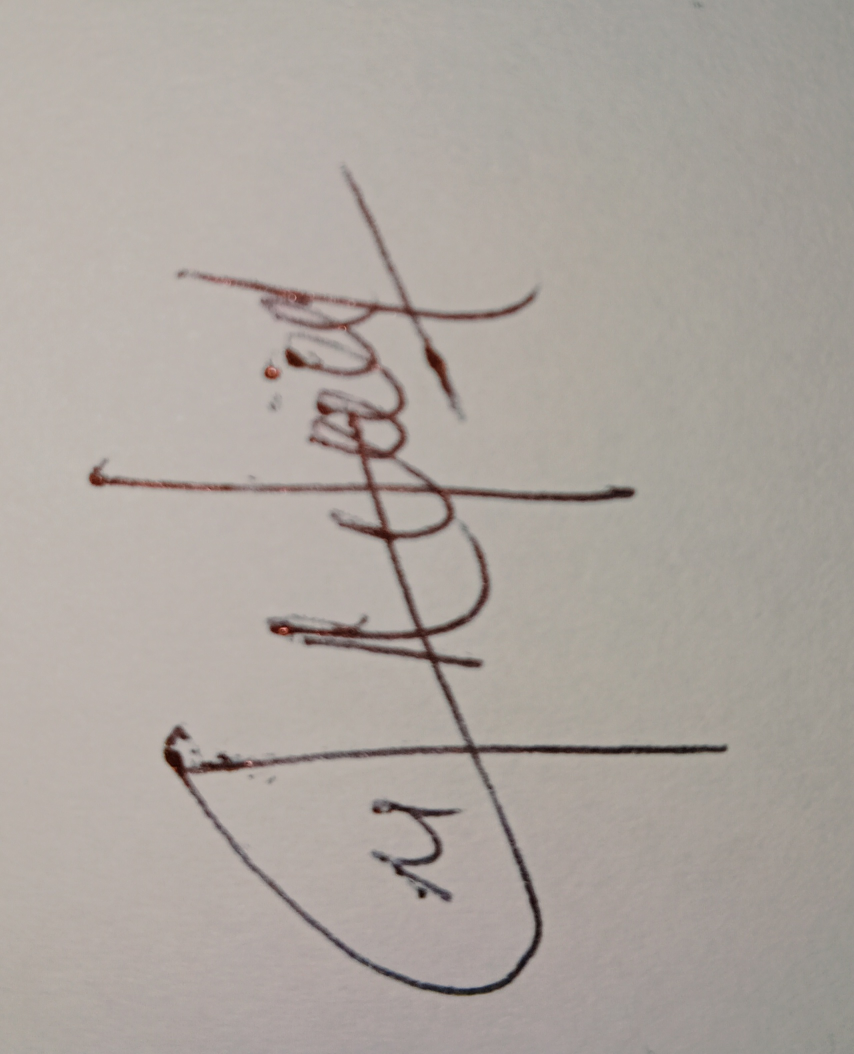
#> input picture Projek/TandaTangan/DATA TTD/TTD NAtsya labaso/IMG_20241216_015451.jpg, 1708 x 2108 px, found by its file name (shown at 1/2 size)
$ python signature_recognition.py
#> lines starting #> are read from the running program, lines starting #| are printed output that depends on the picture
import os
import numpy as np
import cv2
from sklearn.svm import SVC
from sklearn.preprocessing import LabelEncoder
from sklearn.model_selection import train_test_split
from sklearn.metrics import accuracy_score, classification_report
import matplotlib.pyplot as plt
import json

# Modul 1: Prapemrosesan
class PrapemrosesanTandaTangan:
    def __init__(self, ukuran_gambar=(128, 128)):
        self.ukuran_gambar = ukuran_gambar

    def praproses(self, path_gambar):
        try:
            gambar = cv2.imread(path_gambar, cv2.IMREAD_GRAYSCALE)
#> gambar: shape (2108, 1708); min 6, max 191, mean 166.1
            if gambar is None:
                raise ValueError(f"Gambar pada path {path_gambar} tidak dapat dimuat.")

            gambar = cv2.resize(gambar, self.ukuran_gambar)
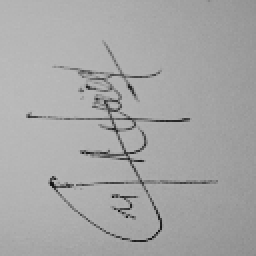
#> gambar: shape (128, 128) (shown 2 times larger); min 18, max 187, mean 166.1
            return gambar.flatten()
        except Exception as e:
            raise ValueError(f"Terjadi kesalahan saat memproses gambar pada {path_gambar}: {e}")

# Modul 2: Pemuatan Dataset
class PemuatDataset:
    def __init__(self, direktori_data, prapemrosesan):
        self.direktori_data = direktori_data
        self.prapemrosesan = prapemrosesan

    def muat_data(self):
        data, label = [], []
        for nama_kelas in os.listdir(self.direktori_data):
            path_kelas = os.path.join(self.direktori_data, nama_kelas)
            if os.path.isdir(path_kelas):
                for nama_file in os.listdir(path_kelas):
                    if nama_file.lower().endswith(('.jpg', '.jpeg', '.png')):
                        path_file = os.path.join(path_kelas, nama_file)
                        try:
                            gambar_terproses = self.prapemrosesan.praproses(path_file)
#> gambar_terproses = 16384 values, max 187 at index 3841, min 18 at index 11802, mean 166.1
                            data.append(gambar_terproses)
                            label.append(nama_kelas)
                        except ValueError as e:
                            print(e)
        return np.array(data), np.array(label)

# Modul 3: Model Pengenal Tanda Tangan
class ModelPengenalTandaTangan:
    def __init__(self):
        self.model = SVC(kernel='linear', probability=True)

    def latih(self, X_latih, y_latih):
#> (the run stopped early here; a loop or call above may not have finished)
